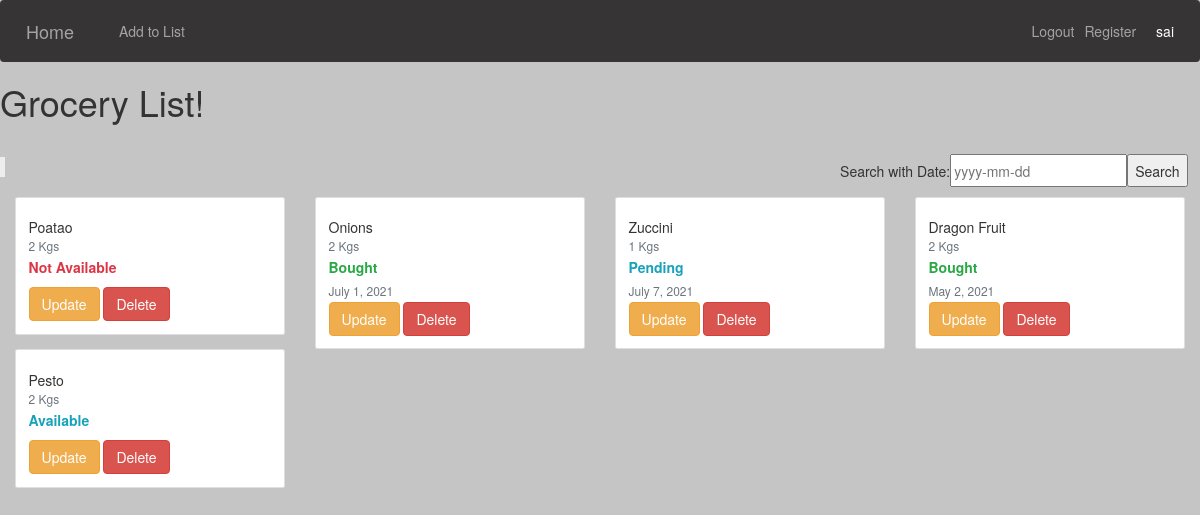
The app's page / (signed in) with its own data.
### shopping/models.py (models this page shows, shortened)
class Cart_list(models.Model):
    user = models.ForeignKey(User, on_delete=models.CASCADE,blank =True,null =True)
    item_name = models.CharField( max_length=100)
    item_quantity = models.IntegerField()
    item_status = models.CharField( max_length=20,choices = status,default = 'available')
    date = models.DateField( auto_now=False, auto_now_add=False)

### shopping/views.py (the view)
# urls.py: path('', CartListView.as_view(),name='index'),
class CartListView(LoginRequiredMixin,ListView):
    model = Cart_list
    context_object_name = 'item'
    template_name='shopping/index.html'
    def get_context_data(self, **kwargs):
        context = super().get_context_data(**kwargs)
        context["item"] = context['item'].filter(user=self.request.user)
        search_input = self.request.GET.get('search-area') or ''
        if search_input:
            context['item'] = context['item'].filter(
                date__startswith=search_input)
        context['search_input'] = search_input
        return context

### templates/shopping/index.html (shortened to what this page needs)
{% extends 'shopping/base.html' %}
{% block content %}
<!DOCTYPE html>
<html lang="en">
<head>
</head>
<body>
<h1>Grocery List!</h1>
    <div class="card-body">
        <form method="GET" style="margin-top: 10px;display: flex;float: right; ">
            <h5 class="card-title">Search with Date:</h5>
            <input type='text' name='search-area' value="{{search_input}}" placeholder="yyyy-mm-dd">
            <input class="button" type="submit" value='Search'>
        </form>
    </div>
    <blockquote></blockquote>
    {% for i in item %}
        <div class="col-lg-3">
            <div class="card">
                <div class="card-body">
                    <h5 class="card-title">{{i.item_name|safe|title}}</h5>
                    <h6 class="card-subtitle mb-2 text-muted">{{i.item_quantity}} Kgs</h6>
                    {% if i.item_status == 'not available' %}
                    <strong><p class="text-danger"> {{i.item_status|safe|title}}</p></strong>
                    {% elif i.item_status == 'pending' %}
                    <strong><p class="text-info"> {{i.item_status|safe|title}}</p> </strong>
                    <h6 class="card-subtitle mb-2 text-muted">{{i.date}}</h6>
                    {% elif i.item_status == 'bought'%}
                    <strong><p class="text-success"> {{i.item_status|safe|title}}</p></strong>
                    <h6 class="card-subtitle mb-2 text-muted">{{i.date}}</h6>
                    {% else %}
                    <strong><p class="text-info">{{i.item_status|safe|title}}</p></strong>
                    {% endif %}
                    <a class="btn btn-warning" href="{% url 'update' i.id %}">Update</a>
                    <a class="btn btn-danger" href="{% url 'delete' i.id %}">Delete</a>
                </div>
            </div>
        </div>
    {% endfor %}
</body>
</html>
{% endblock content %}

### templates/shopping/base.html (shortened to what this page needs)
<!DOCTYPE html>
<html lang="en">
<head>
    <link rel="stylesheet" href="https://stackpath.bootstrapcdn.com/bootstrap/4.4.1/css/bootstrap.min.css"
>
    <link rel="stylesheet" href="https://maxcdn.bootstrapcdn.com/bootstrap/3.4.0/css/bootstrap.min.css">
</head>
<body>
    <nav class="navbar navbar-expand-lg" style="background-color: #222020de;">
        <a class="navbar-brand" href="{%url 'index' %}" style="color: #a4a5a3">Home</a>
        <div class="collapse navbar-collapse" id="navbarSupportedContent">
            <ul class="navbar-nav mr-auto">
                <li class="nav-item active">
                    <a class="nav-link" href="{%url 'add' %}" style="color: #a4a5a3">Add to List</a>
                </li>
            </ul>
            <span>
                <ul class="navbar-nav rm-auto" style='float: right;'>
                    {% if user.is_authenticated %}
                        <li class="nav-item" style='  margin-left: 0'>
                            <a class="nav-link" href="{% url 'logout' %}" style="color: #a4a5a3">Logout</a>
                        </li>
                        <li class="nav-item" style='  margin-left: 0'>
                            <a class="nav-link" href="{% url 'register' %}" style="color: #a4a5a3">Register</a>
                        </li>
                        <li class="nav-item" style='  margin-left: 15px;margin-top: 15px; color:white;'>
                             {{request.user}}
                        </li>
                    {% else %}
                        <li class="nav-item" style='  margin-left: 0'>
                            <a class="nav-link" href="{% url 'register' %}" style="color: #a4a5a3">Register</a>
                        </li>
                    {% endif %}
                </ul>
            </span>
        </div>
    </nav>
    {% block content %}
    {% endblock content %}
</body>
</html>

### templates/shopping/base.html (style rules this page uses)
body { background-color: rgba(178, 178, 179, 0.753); }

### records on screen
Cart_list: item_name "Poatao", item_quantity "2", item_status "Not Available"
Cart_list: item_name "Onions", item_quantity "2", item_status "Bought", date "July 1, 2021"
Cart_list: item_name "Zuccini", item_quantity "1", item_status "Pending", date "July 7, 2021"
Cart_list: item_name "Dragon Fruit", item_quantity "2", item_status "Bought", date "May 2, 2021"
Cart_list: item_name "Pesto", item_quantity "2", item_status "Available"

### other values on screen
{{ request.user }} "sai"
